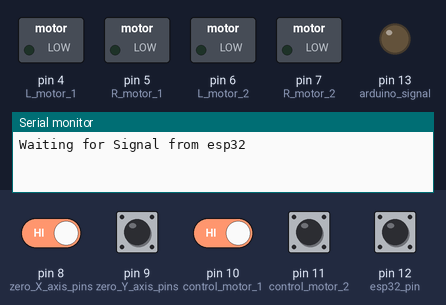
The sketch below on a simulated Arduino Uno, built with avr-gcc and run on an emulated ATmega328P. Parts: switched loads named in the sketch (green lamp = pin HIGH), output pins drawn as LEDs (lit = HIGH), the last lines printed to the serial monitor. Inputs (shaded band) come from the test bench; at power-on: pin 8 (zero_X_axis_pins), pin 9 (zero_Y_axis_pins), pin 10 (control_motor_1), pin 11 (control_motor_2), pin 12 (esp32_pin) HIGH.

Above: at 1.8 s.
1.9 s: pin 12 (esp32_pin) pulled LOW for 0.6 s
At 3.4 s:
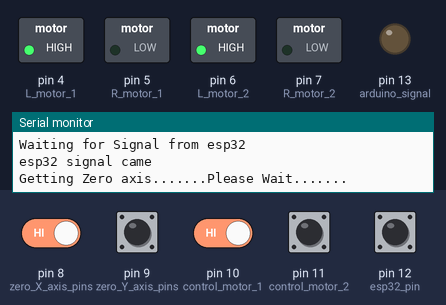
4.5 s: pin 8 (zero_X_axis_pins) driven LOW and pin 12 (esp32_pin) driven LOW
At 5.7 s:
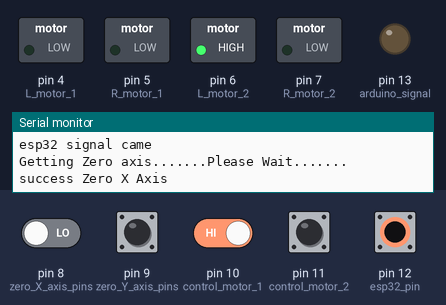
6.0 s: pin 9 (zero_Y_axis_pins) pulled LOW for 0.6 s
At 7.0 s:
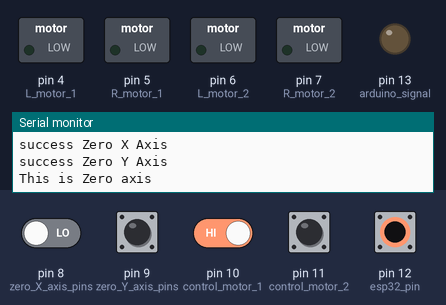
9.6 s: pin 9 (zero_Y_axis_pins) driven LOW and pin 10 (control_motor_1) driven LOW
At 13.2 s:
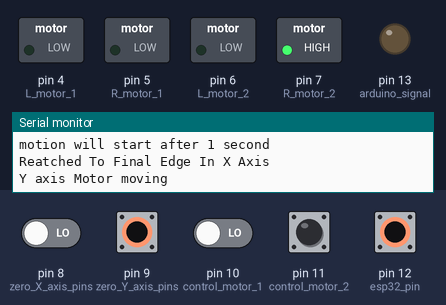
Timing chart, 0 to 13.6 s (numbered marks = the images above; inputs shaded):
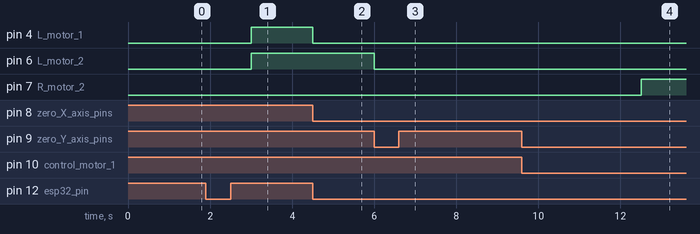

The sketch:

motors_optimizer_code.ino
```cpp
// motors pins
#define L_motor_1 4
#define R_motor_1 5

#define L_motor_2 6
#define R_motor_2 7

// Zero axis pins
#define zero_X_axis_pins 8
#define zero_Y_axis_pins 9

// control pins
#define control_motor_1 10
#define control_motor_2 11

// esp32 pin
#define esp32_pin 12
#define arduino_signal 13

int Zero_axis_flag1;
int Zero_axis_flag2;

int test_control;

int print_flag;

// motion falgs
int motion_control_flag;
int counter_Y_axis;
int select_motor1_motion_type;


// flag for printing once
bool ptint_one_flag;

void Motor_Motion(String Motor_num,String Motion_type){
if (Motor_num == "Motor_1"){
  if(Motion_type == "Go"){
    digitalWrite(L_motor_1,LOW);
    digitalWrite(R_motor_1,HIGH);
  }
  else if(Motion_type == "Back"){
    digitalWrite(L_motor_1,HIGH);
    digitalWrite(R_motor_1,LOW);
  }
  else if(Motion_type == "Stop"){
    digitalWrite(L_motor_1,LOW);
    digitalWrite(R_motor_1,LOW);
  }
}
else if (Motor_num == "Motor_2"){
  if(Motion_type == "Go"){
    digitalWrite(L_motor_2,LOW);
    digitalWrite(R_motor_2,HIGH);
  }
  else if(Motion_type == "Back"){
    digitalWrite(L_motor_2,HIGH);
    digitalWrite(R_motor_2,LOW);
  }
  else if(Motion_type == "Stop"){
    digitalWrite(L_motor_2,LOW);
    digitalWrite(R_motor_2,LOW);
  }
}
}

void setup() {
Serial.begin(9600);
pinMode(L_motor_1,OUTPUT);
pinMode(R_motor_1,OUTPUT);
pinMode(L_motor_2,OUTPUT);
pinMode(R_motor_2,OUTPUT);

pinMode(arduino_signal,OUTPUT);

pinMode(zero_X_axis_pins,INPUT_PULLUP);
pinMode(zero_Y_axis_pins,INPUT_PULLUP);

pinMode(control_motor_1,INPUT_PULLUP);
pinMode(control_motor_2,INPUT_PULLUP);

pinMode(esp32_pin,INPUT_PULLUP);

Zero_axis_flag1 = 1;
Zero_axis_flag2 = 1;
print_flag = 1;
motion_control_flag=0;
counter_Y_axis = 0;
Serial.println("Waiting for Signal from esp32");
}

void loop() {
if (digitalRead(esp32_pin)==LOW){
  if(print_flag==1){
      Serial.println("esp32 signal came");
      delay(1000);
      Serial.println("Getting Zero axis.......Please Wait.......");
      print_flag=0;
      }
  if(Zero_axis_flag1==1){
      if (digitalRead(zero_X_axis_pins)==1){
        Motor_Motion("Motor_1","Back");
      }
      else {
        Motor_Motion("Motor_1","Stop");
        Serial.println("success Zero X Axis");
        Zero_axis_flag1 = 0;
        }
        }
  if (Zero_axis_flag2==1){
      if (digitalRead(zero_Y_axis_pins)==1){
        Motor_Motion("Motor_2","Back");
      }
      else {
        Motor_Motion("Motor_2","Stop");
        Serial.println("success Zero Y Axis");
        Zero_axis_flag2 = 0;
        }
        }
  if ((Zero_axis_flag1 == 0) && (Zero_axis_flag2 == 0) && (motion_control_flag == 0)){
       Serial.println("This is Zero axis");
       delay(1000);
       for (int x=5 ; x>=1 ; x--){
         Serial.print("motion will start after ");
         Serial.print(x);
         Serial.println(" second");
         delay(1000);
       }
        digitalWrite(arduino_signal,LOW);
        motion_control_flag = 1;
        select_motor1_motion_type = 1;
        ptint_one_flag = true;
  }
 if(motion_control_flag == 1){
  if(select_motor1_motion_type == 1){
       if(digitalRead(control_motor_1) == 1){
          Motor_Motion("Motor_1","Go");
          if (ptint_one_flag == true){
          Serial.println("Going To Final Edge In X Axis");
          ptint_one_flag = false;}}
       else{
         ptint_one_flag = true;
          Motor_Motion("Motor_1","Stop");
          Serial.println("Reatched To Final Edge In X Axis");
          motion_control_flag = 2;}
      }
     else if(select_motor1_motion_type == 2) {
    if(digitalRead(zero_X_axis_pins)==1){
          Motor_Motion("Motor_1","Back");
          if (ptint_one_flag == true){
          Serial.println("moving To start Edge In Y Axis");
          ptint_one_flag = false;}}
       else{
          ptint_one_flag = true;
          Motor_Motion("Motor_1","Stop");
          Serial.println("Reached to Start edge in X axis");
          if(digitalRead(control_motor_2)==0){
             Motor_Motion("Motor_2","Go");}
          else{motion_control_flag = 2;}
        }}}

  else if(motion_control_flag == 2){
       if(digitalRead(control_motor_2)==1){
          Motor_Motion("Motor_2","Go");
          if (ptint_one_flag == true){
          Serial.println("Y axis Motor moving");
          ptint_one_flag = false;}}
       else{
          ptint_one_flag = true;
          counter_Y_axis +=1;
          Motor_Motion("Motor_2","Stop");
          Serial.print("Y axis arm reach to section ");
          Serial.println(counter_Y_axis);
          if(zero_X_axis_pins == 0){
            select_motor1_motion_type == 1;
          }
          else{select_motor1_motion_type == 2;}
          motion_control_flag = 1;}
      }
  }
  delay(500);
  }
```

Measured:
- after the input at 1.9 s, pin 4 (L_motor_1), pin 6 (L_motor_2): LOW → HIGH after 1.1 s
- after the input at 4.5 s, pin 4 (L_motor_1): HIGH → LOW at once
- after the input at 6.0 s, pin 6 (L_motor_2): HIGH → LOW at once
- after the input at 9.6 s, pin 5 (R_motor_1): stays LOW (without the input it goes to HIGH after 2.4 s); pin 7 (R_motor_2): LOW → HIGH after 2.9 s
